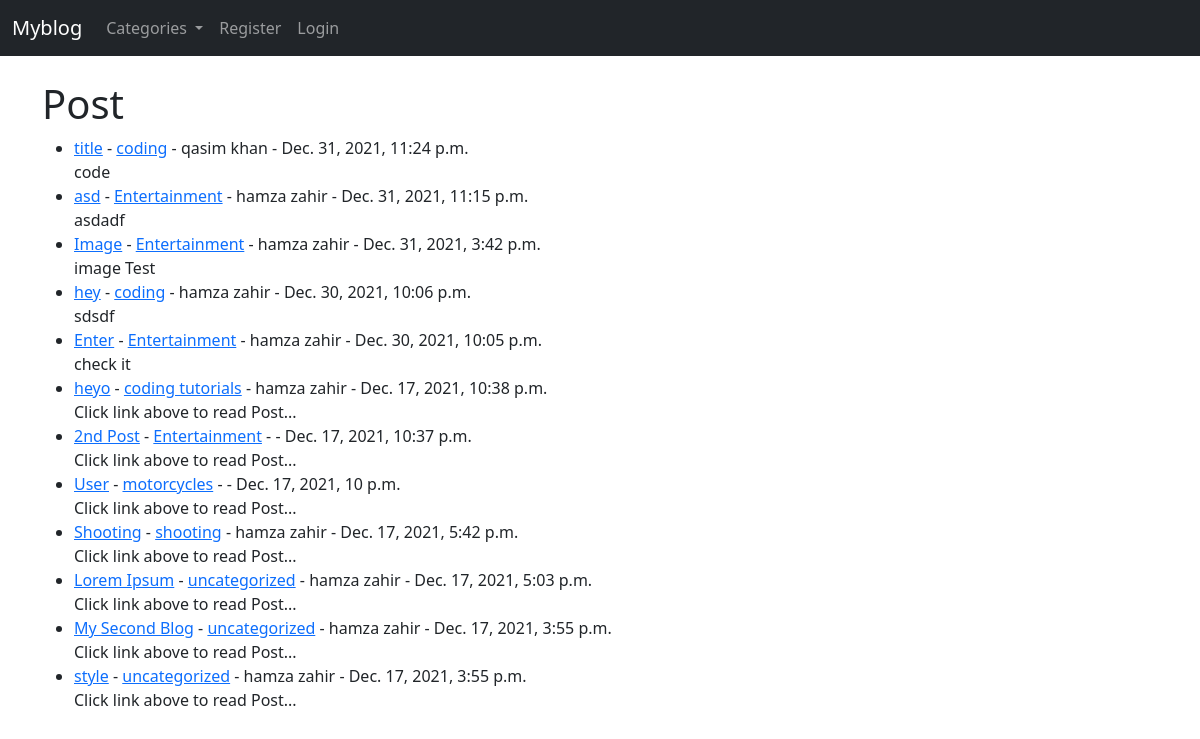
The page / on the database its author committed.
### myblog/models.py (models this page shows, shortened)
class Post(models.Model):
    title = models.CharField(max_length=255)
    header_image = models.ImageField(null=True, blank=True, upload_to="images/")
    title_tag = models.CharField(max_length=255)
    author = models.ForeignKey(User, on_delete=models.CASCADE)
    body = RichTextField(blank=True, null=True)
    post_date = models.DateTimeField(auto_now_add=True)
    category = models.CharField(max_length=255, default='uncategorized')
    snippet = models.CharField(max_length=50)
    likes = models.ManyToManyField(User, related_name='blog_post')

### myblog/views.py (the view)
# urls.py: path('', HomeView.as_view(), name="home"),
class HomeView(ListView):
    model = Post
    template_name = 'home.html'
    ordering = ['-post_date']
    def get_context_data(self, *args, **kwargs):
        cat_menu = Category.objects.all()
        context = super(HomeView, self).get_context_data(*args, **kwargs)
        context["cat_menu"] = cat_menu
        return context

### myblog/models.py (called while the page is built)
    def __str__(self):
        return self.name

### myblog/templates/home.html (shortened to what this page needs)
{% extends 'base.html' %}
{% block content %}
    <h1>Post </h1>
    <ul>
        {% for post in object_list %}
            <li><a href="{% url 'article-detail' post.pk %}">
                {{ post.title }}</a> -
                <a href="{% url 'category' post.category|slugify %}"> {{ post.category }}</a> -
                {{ post.author.first_name }}
                {{ post.author.last_name }} -
                {{ post.post_date }}
                 <br/>
                {{ post.snippet }}
            </li>
        {% endfor %}
    </ul>
{% endblock %}

### myblog/templates/base.html (shortened to what this page needs)
<!doctype html>
<html lang="en">
<head>
    <link href="https://cdn.jsdelivr.net/npm/bootstrap@5.1.3/dist/css/bootstrap.min.css" rel="stylesheet"
>
</head>
<body>
<nav class="navbar navbar-expand-lg navbar-dark bg-dark">
    <div class="container-fluid">
        <a class="navbar-brand" href="{% url 'home' %}">Myblog</a>
        <div class="collapse navbar-collapse" id="navbarSupportedContent">
            <ul class="navbar-nav me-auto mb-2 mb-lg-0">
                {% if cat_menu %}
                    <li class="nav-item dropdown">
                        <a class="nav-link dropdown-toggle" href="#" id="navbarDropdown" role="button"
                           data-bs-toggle="dropdown" aria-expanded="false">
                            Categories
                        </a>
                    </li>
                {% else %}
                    <li class="nav-item">
                        <a class="nav-link" href="{% url 'category-list' %}">Categories
                        </a>
                    </li>
                {% endif %}
                {% if user.is_authenticated %}
                    <li class="nav-item">
                        <a class="nav-link" href="{% url 'add_post' %}">Add Post
                        </a>
                    </li>
                    <li class="nav-item">
                        <a class="nav-link" href="{% url 'add_category' %}">Add Category
                        </a>
                    </li>
                {% else %}
                    <li class="nav-item">
                        <a class="nav-link" href="{% url 'register' %}">Register</a>
                    </li>
                    <li class="nav-item">
                        <a class="nav-link" href="{% url 'login' %}">Login</a>
                    </li>
                {% endif %}
            </ul>
        </div>
    </div>
</nav>
<br/>
<div class="container">
    {% block content %}
    {% endblock %}
</div>
</body>
</html>

### rows shown on the page
Post: title "title", category "coding", author.first_name "qasim", author.last_name "khan", post_date "Dec. 31, 2021, 11:24 p.m.", snippet "code"
Post: title "asd", category "Entertainment", author.first_name "hamza", author.last_name "zahir", post_date "Dec. 31, 2021, 11:15 p.m.", snippet "asdadf"
Post: title "Image", category "Entertainment", author.first_name "hamza", author.last_name "zahir", post_date "Dec. 31, 2021, 3:42 p.m.", snippet "image Test"
Post: title "hey", category "coding", author.first_name "hamza", author.last_name "zahir", post_date "Dec. 30, 2021, 10:06 p.m.", snippet "sdsdf"
Post: title "Enter", category "Entertainment", author.first_name "hamza", author.last_name "zahir", post_date "Dec. 30, 2021, 10:05 p.m.", snippet "check it"
Post: title "heyo", category "coding tutorials", author.first_name "hamza", author.last_name "zahir", post_date "Dec. 17, 2021, 10:38 p.m.", snippet "Click link above to read Post..."
Post: title "2nd Post", category "Entertainment", post_date "Dec. 17, 2021, 10:37 p.m.", snippet "Click link above to read Post..."
Post: title "User", category "motorcycles", post_date "Dec. 17, 2021, 10 p.m.", snippet "Click link above to read Post..."
Post: title "Shooting", category "shooting", author.first_name "hamza", author.last_name "zahir", post_date "Dec. 17, 2021, 5:42 p.m.", snippet "Click link above to read Post..."
Post: title "Lorem Ipsum", category "uncategorized", author.first_name "hamza", author.last_name "zahir", post_date "Dec. 17, 2021, 5:03 p.m.", snippet "Click link above to read Post..."
Post: title "My Second Blog", category "uncategorized", author.first_name "hamza", author.last_name "zahir", post_date "Dec. 17, 2021, 3:55 p.m.", snippet "Click link above to read Post..."
Post: title "style", category "uncategorized", author.first_name "hamza", author.last_name "zahir", post_date "Dec. 17, 2021, 3:55 p.m.", snippet "Click link above to read Post..."
